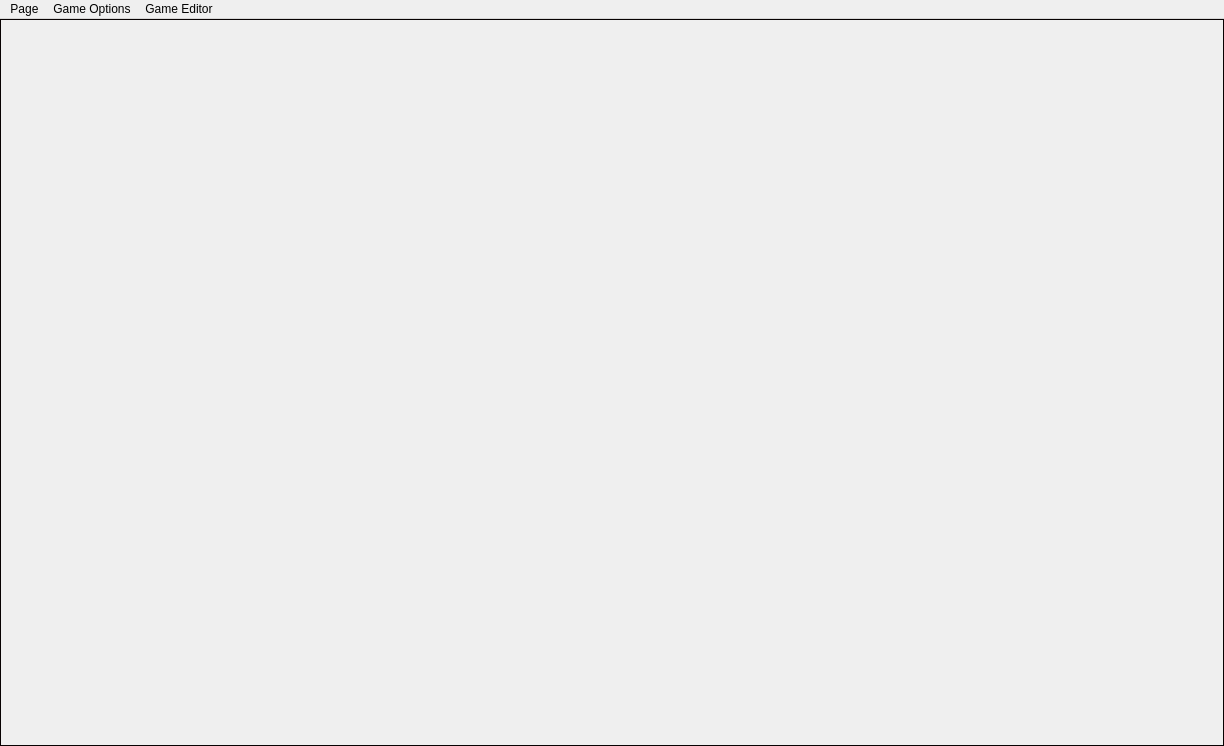
<?xml version="1.0" encoding="UTF-8"?>
<ui version="4.0">
 <class>MainWindow</class>
 <widget class="QMainWindow" name="MainWindow">
  <property name="geometry">
   <rect>
    <x>0</x>
    <y>0</y>
    <width>1224</width>
    <height>746</height>
   </rect>
  </property>
  <property name="sizePolicy">
   <sizepolicy hsizetype="Preferred" vsizetype="Preferred">
    <horstretch>0</horstretch>
    <verstretch>0</verstretch>
   </sizepolicy>
  </property>
  <property name="minimumSize">
   <size>
    <width>640</width>
    <height>480</height>
   </size>
  </property>
  <property name="maximumSize">
   <size>
    <width>16777215</width>
    <height>16777215</height>
   </size>
  </property>
  <property name="windowTitle">
   <string>MainWindow</string>
  </property>
  <property name="styleSheet">
   <string notr="true"/>
  </property>
  <property name="iconSize">
   <size>
    <width>32</width>
    <height>32</height>
   </size>
  </property>
  <property name="unifiedTitleAndToolBarOnMac">
   <bool>false</bool>
  </property>
  <widget class="QWidget" name="centralWidget">
   <layout class="QGridLayout" name="gridLayout_2">
    <property name="leftMargin">
     <number>0</number>
    </property>
    <property name="topMargin">
     <number>0</number>
    </property>
    <property name="rightMargin">
     <number>0</number>
    </property>
    <property name="bottomMargin">
     <number>0</number>
    </property>
    <item row="0" column="0">
     <widget class="QStackedWidget" name="gameStackedWidget">
      <property name="minimumSize">
       <size>
        <width>0</width>
        <height>0</height>
       </size>
      </property>
      <property name="maximumSize">
       <size>
        <width>16777215</width>
        <height>16777215</height>
       </size>
      </property>
      <property name="styleSheet">
       <string notr="true">QStackedWidget{
border:solid;
border-width:1px;
border-color:#070101;
}</string>
      </property>
      <property name="frameShape">
       <enum>QFrame::NoFrame</enum>
      </property>
      <property name="currentIndex">
       <number>14</number>
      </property>
      <widget class="GameMenuPage" name="gameMenuPage">
       <property name="minimumSize">
        <size>
         <width>0</width>
         <height>0</height>
        </size>
       </property>
       <property name="maximumSize">
        <size>
         <width>16777215</width>
         <height>16777215</height>
        </size>
       </property>
       <property name="autoFillBackground">
        <bool>false</bool>
       </property>
       <property name="styleSheet">
        <string notr="true"/>
       </property>
      </widget>
      <widget class="ArsenalPage" name="arsenalPage">
       <property name="minimumSize">
        <size>
         <width>400</width>
         <height>150</height>
        </size>
       </property>
       <property name="maximumSize">
        <size>
         <width>400</width>
         <height>150</height>
        </size>
       </property>
      </widget>
      <widget class="RegisterPage" name="registerPage">
       <property name="minimumSize">
        <size>
         <width>0</width>
         <height>0</height>
        </size>
       </property>
       <property name="maximumSize">
        <size>
         <width>16777215</width>
         <height>16777215</height>
        </size>
       </property>
       <property name="styleSheet">
        <string notr="true"/>
       </property>
      </widget>
      <widget class="HelpPage" name="helpPage">
       <property name="minimumSize">
        <size>
         <width>0</width>
         <height>0</height>
        </size>
       </property>
       <property name="maximumSize">
        <size>
         <width>16777215</width>
         <height>16777215</height>
        </size>
       </property>
      </widget>
      <widget class="EducationPage" name="educationPage">
       <property name="minimumSize">
        <size>
         <width>0</width>
         <height>0</height>
        </size>
       </property>
       <property name="maximumSize">
        <size>
         <width>16777215</width>
         <height>16777215</height>
        </size>
       </property>
      </widget>
      <widget class="QWidget" name="scoresPage">
       <property name="minimumSize">
        <size>
         <width>0</width>
         <height>0</height>
        </size>
       </property>
       <property name="maximumSize">
        <size>
         <width>16777215</width>
         <height>16777215</height>
        </size>
       </property>
      </widget>
      <widget class="AdminPage" name="adminPage"/>
      <widget class="QWidget" name="gameMenu"/>
      <widget class="LevelsPage" name="levelsPage">
       <property name="minimumSize">
        <size>
         <width>0</width>
         <height>0</height>
        </size>
       </property>
       <property name="maximumSize">
        <size>
         <width>16777215</width>
         <height>16777215</height>
        </size>
       </property>
      </widget>
      <widget class="LosePage" name="losePage">
       <property name="minimumSize">
        <size>
         <width>0</width>
         <height>0</height>
        </size>
       </property>
       <property name="maximumSize">
        <size>
         <width>16777215</width>
         <height>16777215</height>
        </size>
       </property>
      </widget>
      <widget class="WinPage" name="winPage">
       <property name="minimumSize">
        <size>
         <width>0</width>
         <height>0</height>
        </size>
       </property>
       <property name="maximumSize">
        <size>
         <width>16777215</width>
         <height>16777215</height>
        </size>
       </property>
      </widget>
      <widget class="ShopPage" name="shopPage">
       <property name="minimumSize">
        <size>
         <width>0</width>
         <height>0</height>
        </size>
       </property>
       <property name="maximumSize">
        <size>
         <width>16777215</width>
         <height>16777215</height>
        </size>
       </property>
      </widget>
      <widget class="LoginPage" name="loginPage">
       <property name="minimumSize">
        <size>
         <width>0</width>
         <height>0</height>
        </size>
       </property>
       <property name="maximumSize">
        <size>
         <width>16777215</width>
         <height>16777215</height>
        </size>
       </property>
      </widget>
      <widget class="GamePage" name="gamePage">
       <property name="minimumSize">
        <size>
         <width>0</width>
         <height>0</height>
        </size>
       </property>
       <property name="maximumSize">
        <size>
         <width>16777215</width>
         <height>16777215</height>
        </size>
       </property>
      </widget>
      <widget class="GameEditorWindow" name="gameEditorWindow"/>
     </widget>
    </item>
   </layout>
  </widget>
  <widget class="QMenuBar" name="menuBar">
   <property name="geometry">
    <rect>
     <x>0</x>
     <y>0</y>
     <width>1224</width>
     <height>22</height>
    </rect>
   </property>
   <widget class="QMenu" name="menuPage">
    <property name="title">
     <string>Page</string>
    </property>
    <addaction name="actionGameMenu"/>
    <addaction name="actionRegister"/>
    <addaction name="actionHelp"/>
    <addaction name="actionEducation"/>
    <addaction name="actionLevels"/>
    <addaction name="actionLose"/>
    <addaction name="actionWin"/>
    <addaction name="actionShop"/>
    <addaction name="actionLogin"/>
    <addaction name="actionGame"/>
    <addaction name="actionArsenal"/>
    <addaction name="actionGameEditor"/>
    <addaction name="actionAdmin"/>
   </widget>
   <widget class="QMenu" name="menuGame_Options">
    <property name="title">
     <string>Game Options</string>
    </property>
    <addaction name="actionLoad_Game"/>
    <addaction name="actionReset_Level"/>
   </widget>
   <widget class="QMenu" name="menuGame_Editor">
    <property name="title">
     <string>Game Editor</string>
    </property>
    <addaction name="actionSave_Level"/>
   </widget>
   <addaction name="menuPage"/>
   <addaction name="menuGame_Options"/>
   <addaction name="menuGame_Editor"/>
  </widget>
  <action name="actionGameMenu">
   <property name="text">
    <string>GameMenu</string>
   </property>
   <property name="shortcut">
    <string>Meta+1</string>
   </property>
  </action>
  <action name="actionRegister">
   <property name="text">
    <string>Register</string>
   </property>
   <property name="shortcut">
    <string>Meta+2</string>
   </property>
  </action>
  <action name="actionHelp">
   <property name="text">
    <string>Help</string>
   </property>
   <property name="shortcut">
    <string>Meta+3</string>
   </property>
  </action>
  <action name="actionEducation">
   <property name="text">
    <string>Education</string>
   </property>
   <property name="shortcut">
    <string>Meta+4</string>
   </property>
  </action>
  <action name="actionScores">
   <property name="text">
    <string>Scores</string>
   </property>
   <property name="shortcut">
    <string>Meta+5</string>
   </property>
  </action>
  <action name="actionLevels">
   <property name="text">
    <string>Levels</string>
   </property>
   <property name="shortcut">
    <string>Meta+6</string>
   </property>
  </action>
  <action name="actionLose">
   <property name="text">
    <string>Lose</string>
   </property>
   <property name="shortcut">
    <string>Meta+7</string>
   </property>
  </action>
  <action name="actionWin">
   <property name="text">
    <string>Win</string>
   </property>
   <property name="shortcut">
    <string>Meta+8</string>
   </property>
  </action>
  <action name="actionShop">
   <property name="text">
    <string>Shop</string>
   </property>
   <property name="shortcut">
    <string>Meta+9</string>
   </property>
  </action>
  <action name="actionLogin">
   <property name="text">
    <string>Login</string>
   </property>
   <property name="shortcut">
    <string>Meta+L</string>
   </property>
  </action>
  <action name="actionGame">
   <property name="text">
    <string>Game</string>
   </property>
   <property name="shortcut">
    <string>Meta+0</string>
   </property>
  </action>
  <action name="actionArsenal">
   <property name="text">
    <string>Arsenal</string>
   </property>
   <property name="shortcut">
    <string>Meta+A</string>
   </property>
  </action>
  <action name="actionGameEditor">
   <property name="text">
    <string>GameEditor</string>
   </property>
   <property name="shortcut">
    <string>Meta+G</string>
   </property>
  </action>
  <action name="actionLoad_Game">
   <property name="text">
    <string>Load Level</string>
   </property>
  </action>
  <action name="actionReset_Level">
   <property name="text">
    <string>Reset Level</string>
   </property>
  </action>
  <action name="actionSave_Level">
   <property name="text">
    <string>Save Level</string>
   </property>
  </action>
  <action name="actionAdmin">
   <property name="text">
    <string>Admin</string>
   </property>
   <property name="shortcut">
    <string>Meta+M</string>
   </property>
  </action>
 </widget>
 <layoutdefault spacing="6" margin="11"/>
 <customwidgets>
  <customwidget>
   <class>LoginPage</class>
   <extends>QWidget</extends>
   <header location="global">loginpage.h</header>
   <container>1</container>
  </customwidget>
  <customwidget>
   <class>GamePage</class>
   <extends>QWidget</extends>
   <header location="global">gamepage.h</header>
   <container>1</container>
  </customwidget>
  <customwidget>
   <class>GameMenuPage</class>
   <extends>QWidget</extends>
   <header location="global">gamemenupage.h</header>
   <container>1</container>
  </customwidget>
  <customwidget>
   <class>ShopPage</class>
   <extends>QWidget</extends>
   <header location="global">shoppage.h</header>
   <container>1</container>
  </customwidget>
  <customwidget>
   <class>HelpPage</class>
   <extends>QWidget</extends>
   <header location="global">helppage.h</header>
   <container>1</container>
  </customwidget>
  <customwidget>
   <class>RegisterPage</class>
   <extends>QWidget</extends>
   <header location="global">registerpage.h</header>
   <container>1</container>
  </customwidget>
  <customwidget>
   <class>EducationPage</class>
   <extends>QWidget</extends>
   <header location="global">educationpage.h</header>
   <container>1</container>
  </customwidget>
  <customwidget>
   <class>LevelsPage</class>
   <extends>QWidget</extends>
   <header location="global">levelspage.h</header>
   <container>1</container>
  </customwidget>
  <customwidget>
   <class>LosePage</class>
   <extends>QWidget</extends>
   <header location="global">losepage.h</header>
   <container>1</container>
  </customwidget>
  <customwidget>
   <class>WinPage</class>
   <extends>QWidget</extends>
   <header location="global">winpage.h</header>
   <container>1</container>
  </customwidget>
  <customwidget>
   <class>ArsenalPage</class>
   <extends>QWidget</extends>
   <header location="global">arsenalpage.h</header>
   <container>1</container>
  </customwidget>
  <customwidget>
   <class>GameEditorWindow</class>
   <extends>QWidget</extends>
   <header>gameeditorwindow.h</header>
   <container>1</container>
  </customwidget>
  <customwidget>
   <class>AdminPage</class>
   <extends>QWidget</extends>
   <header location="global">adminpage.h</header>
   <container>1</container>
  </customwidget>
 </customwidgets>
 <resources/>
 <connections/>
</ui>
